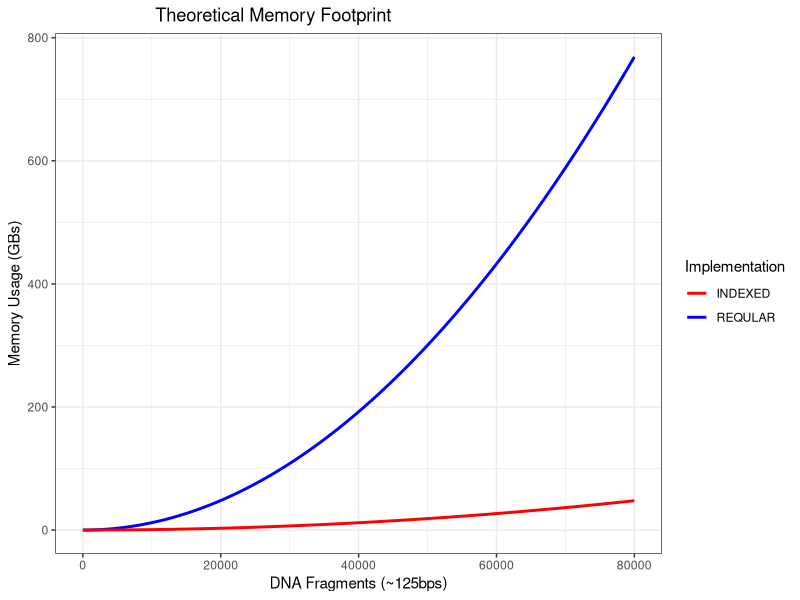

R code for this plot:
require(ggplot2)

plot <- ggplot(data = data.frame(x=0), mapping = aes(x=x))  #dummy data set

  fun.1 <- function(x) (129*x^2 - 4 * x)/1024^3   #old
  
  fun.2 <- function(x) (8*x^2 + 121 * x)/1024^3   #new
 
  plot + stat_function(fun = fun.1, size = 1, aes(colour = "REQULAR"))  + 
    stat_function(fun = fun.2, size = 1, aes(colour = "INDEXED")) + 
    scale_x_continuous(limits = c(0,80000)) +
    scale_color_manual(name = "Implementation", values = c("red", "blue")) +
    theme_bw() +
    xlab("DNA Fragments (~125bps)") +
    ylab("Memory Usage (GBs)") +
    ggtitle("                    Theoretical Memory Footprint") 

   


#  plot + layer(stat = "function", fun = fun.1, mapping = aes(color = "fun.1")) + 
  
#  layer(stat = "function", fun = fun.2, mapping = aes(color = "fun.2")) + 
  
#  scale_x_continuous(limits = c(0, 1000))  +
  
#  scale_color_manual(name = "Function", values = c("blue", "red"), labels = c("OLD", "NEW"))
